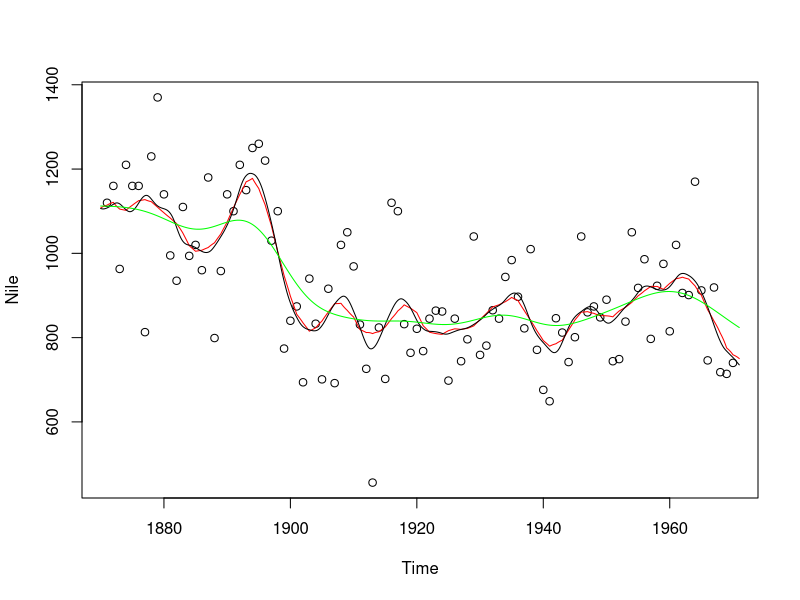
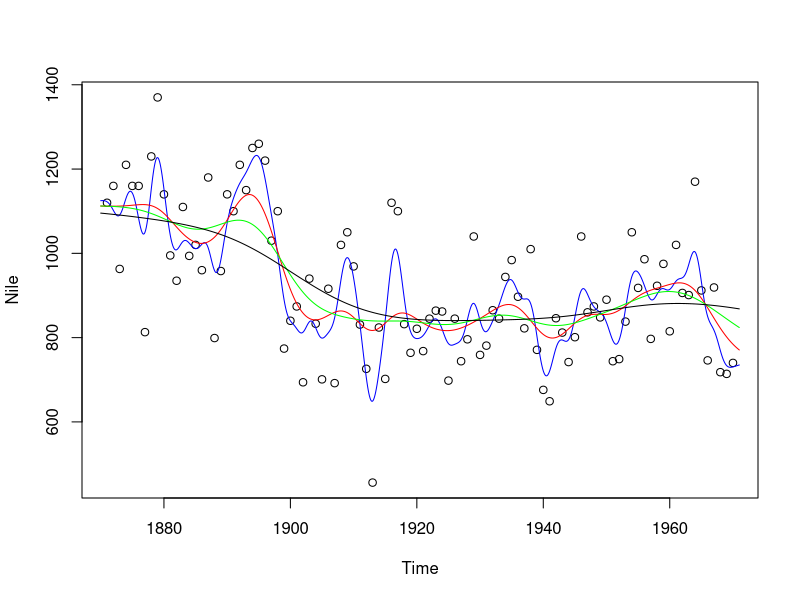
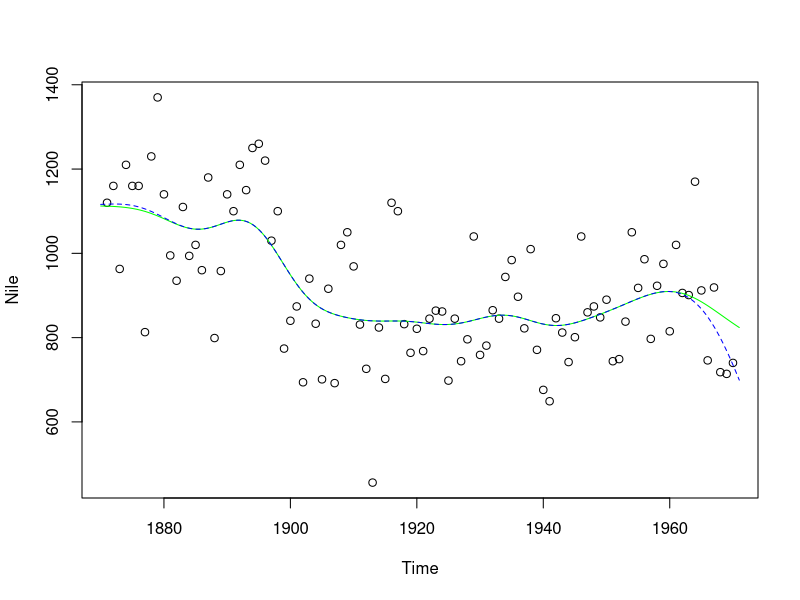
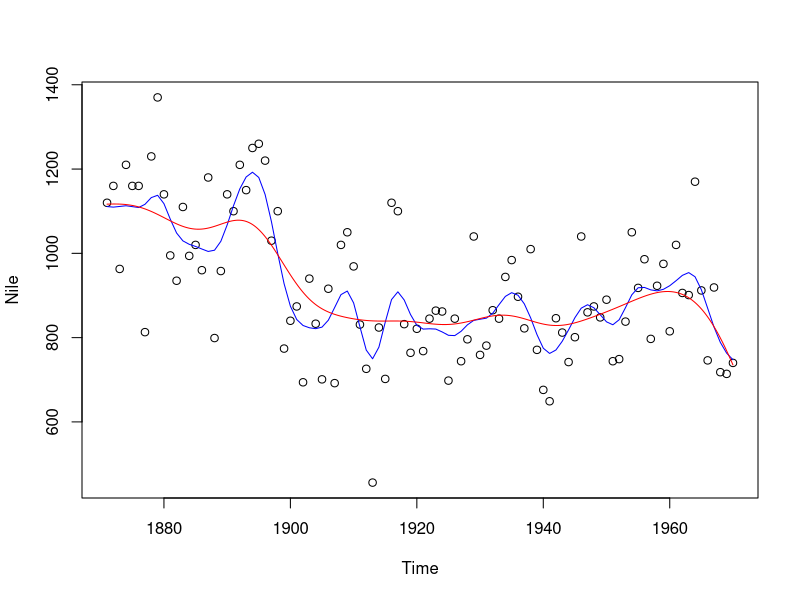

The R script that drew these images, in order:
#####################################
# Statistical Data Mining Example 5 #
#####################################

# Q1 ==============================================

?Nile

Time=1871:1970
plot(Time,Nile)
x=seq(1870,1971,by=.1)

# Q2 ==============================================

# Use Epanechnikov kernel smoother with lambda=5 
# red=Epanechnikov

D = function(t) ifelse(abs(t)<=1,3/4*(1-t^2),0)

K=function(x0,x,h) D(abs(x-x0)/h)

lambda=5
L=length(x)
f.hat=numeric(L)
n=length(Nile)

K0i=numeric(n)
for (j in 1:L)
{
 for (i in 1:n) K0i[i]=K(x[j],Time[i],lambda)
 f.hat[j]=sum(K0i*Nile)/sum(K0i)
}
lines(x,f.hat,col="red")

# Use tri-cube kernel smoother with lambda=5 
# black=tri-cube

D=function(t) ifelse(abs(t)<=1,(1-abs(t)^3)^3,0)

for (j in 1:L)
{
  for (i in 1:n) K0i[i]=K(x[j],Time[i],lambda)
  f.hat[j]=sum(K0i*Nile)/sum(K0i)
}
lines(x,f.hat,col="black")


# Use Gaussian kernel smoother with lambda=5 
# green=gaussian
D=function(t) 1/sqrt(2*pi)*exp(-t^2/2)

for (j in 1:L)
{
 for (i in 1:n) K0i[i]=K(x[j],Time[i],lambda)
 f.hat[j]=sum(K0i*Nile)/sum(K0i)
}
lines(x,f.hat,col="green")


# Q3 ==============================================

D = function(t) 1/sqrt(2*pi)*exp(-t^2/2)

plot(Time,Nile)

col1 = c('blue','red','green','black')
lambda1 = c(1,3,5,10)

for (mm in 1:4)
{
	f.hat=numeric(L)
	K0i=numeric(n)
	for (j in 1:L)
	{
		 for (i in 1:n) K0i[i]=K(x[j],Time[i],lambda1[mm])
		 f.hat[j]=sum(K0i*Nile)/sum(K0i)
	}
	lines(x,f.hat,col=col1[mm])
}

# Q4 ==============================================

# Use Gaussian kernel smoother with lambda=5,

D = function(t) 1/sqrt(2*pi)*exp(-t^2/2)

plot(Time,Nile)
lambda=5

for (j in 1:L)
{
	for (i in 1:n) K0i[i]=K(x[j],Time[i],lambda)
	f.hat[j]=sum(K0i*Nile)/sum(K0i)
}
lines(x,f.hat,col="green")

# Use Gaussian local linear regression with lambda=5

B=cbind(1,Time)

for (j in 1:L)
{
  for (i in 1:n) K0i[i]=K(x[j],Time[i],lambda)
  W=diag(K0i)
  newx=c(1,x[j])
  f.hat[j]=t(newx)%*%solve(t(B)%*%W%*%B)%*%t(B)%*%W%*%Nile
}
lines(x,f.hat,,lty=2,col='blue')


# Built-in function =========================================

ks = ksmooth(Time, Nile, kernel='normal', bandwidth=5)

plot(Time, Nile)
lines(ks,col='blue')

install.packages('KernSmooth')
library(KernSmooth)

?locpoly

lp = locpoly(Time,Nile,bandwidth=5)
lines(lp,col='red')




